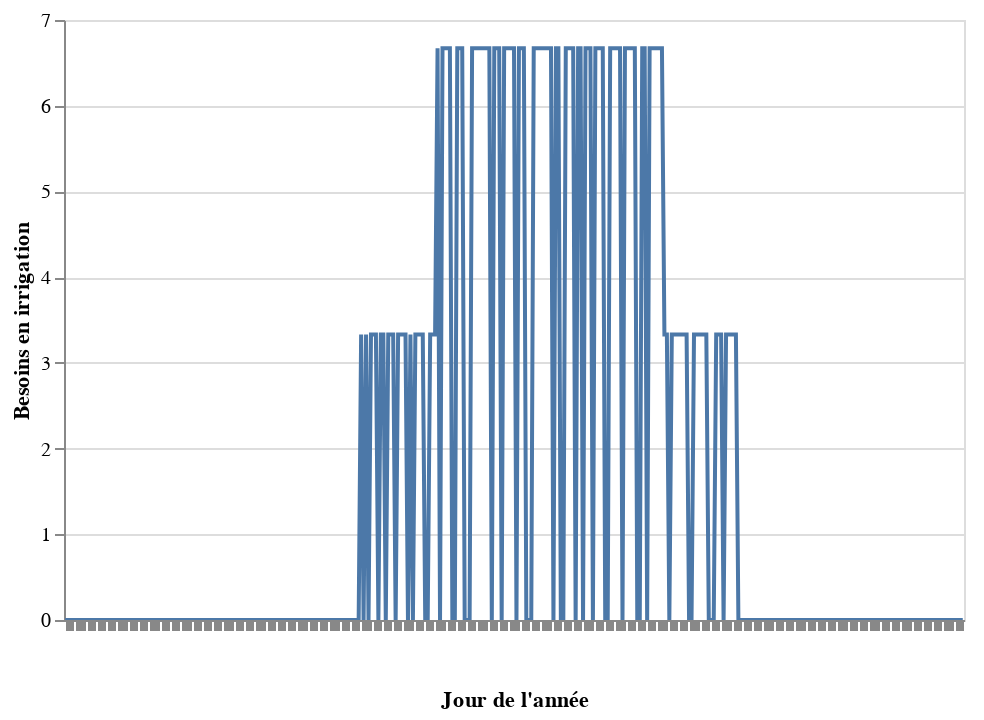

Source (notebook cell):
### Code cell
alt.Chart(df).mark_line().encode(
    x = alt.X('doy', title="Jour de l'année", axis=alt.Axis(labelOpacity=0)),
    y = alt.Y('irrigationSurfacique', title="Besoins en irrigation")
).properties(width=450).interactive()

### Figure 1 — Vega-Lite specification as saved in the notebook (floating-point values rounded to 4 significant figures; data arrays with more than 128 entries replaced by an {"elided": "..."} marker saying what was removed)
{"config": {"view": {"continuousWidth": 400, "continuousHeight": 300}}, "data": {"name": "data-e6ec409f55dcb8716e87a99fbc93c0c4"}, "mark": "line", "encoding": {"x": {"axis": {"labelOpacity": 0}, "field": "doy", "title": "Jour de l'année", "type": "nominal"}, "y": {"field": "irrigationSurfacique", "title": "Besoins en irrigation", "type": "quantitative"}}, "selection": {"selector004": {"type": "interval", "bind": "scales", "encodings": ["x", "y"]}}, "width": 450, "$schema": "https://vega.github.io/schema/vega-lite/v4.17.0.json", "datasets": {"data-e6ec409f55dcb8716e87a99fbc93c0c4": {"elided": "365 records"}}}
